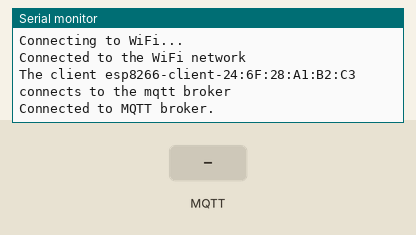
Recording of a sketch running on a simulated ESP8266 (NodeMCU). Parts: the last lines printed to the serial monitor. The inputs (shaded band) are chosen by the test bench. WiFi joins after 1.5 s; servers stay silent unless stated; no MQTT or app messages arrive unless stated.

Above: at 3.2 s.
3.3 s: MQTT message "1" arrives on the first subscribed topic
At 3.8 s:
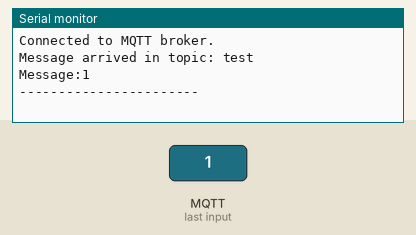
4.8 s: MQTT message "on" arrives on the first subscribed topic
At 6.0 s:
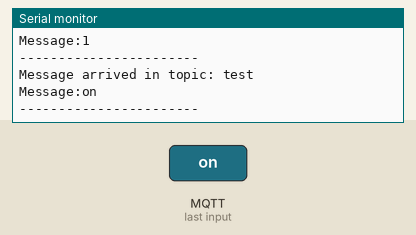
6.3 s: MQTT message "off" arrives on the first subscribed topic
At 7.3 s:
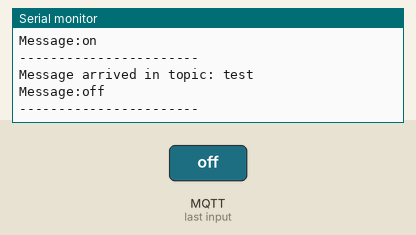

Measured:
- after the input at 3.3 s, the serial monitor: prints a new line at once (image 1)
- after the input at 4.8 s, the serial monitor: prints a new line at once (image 2)
- after the input at 6.3 s, the serial monitor: prints a new line at once (image 3)

The sketch:

ESP8266MQTT.ino
```cpp
#include <ESP8266WiFi.h>
#include <PubSubClient.h>

// WiFi
const char *ssid = "Ramos"; // Enter your WiFi name
const char *password = "2020133038";  // Enter WiFi password

// MQTT Broker
const char *mqtt_broker = "iee6c76f.ala.cn-hangzhou.emqxsl.cn"; // broker address
const char *topic = "test"; // define topic
const char *mqtt_username = "ESP12FTest01"; // username for authentication
const char *mqtt_password = "public"; // password for authentication
const int mqtt_port = 8883; // port of MQTT over TLS/SSL

// init wifi client
WiFiClientSecure espClient;
PubSubClient client(espClient);

/*
  The common fingerprints of EMQX broker, for reference only.
  If you are not using EMQX Cloud Serverless or public EMQX broker,
  you need to calculate the sha1 fingerprint of your server certificate
  and update the 'fingerprint' variable below.
*/
// 1. fingerprint of public emqx broker. Host: broker.emqx.io
//const char* fingerprint = "B6 C6 FF 82 C6 59 09 BB D6 39 80 7F E7 BC 10 C9 19 C8 21 8E";
// 2. fingerprint of EMQX Cloud Serverless. Host: *.emqxsl.com
// const char* fingerprint = "42:AE:D8:A3:42:F1:C4:1F:CD:64:9C:D7:4B:A1:EE:5B:5E:D7:E2:B5";
// 3. fingerprint of EMQX Cloud Serverless. Host: *.emqxsl.cn
 const char* fingerprint = "7E:52:D3:84:48:3C:5A:9F:A4:39:9A:8B:27:01:B1:F8:C6:AD:D4:47";


void setup() {
  Serial.begin(115200);
  WiFi.begin(ssid, password);
  while (WiFi.status() != WL_CONNECTED) {
    delay(1000);
    Serial.println("Connecting to WiFi...");
  }
  Serial.println("Connected to the WiFi network");

  // set fingerprint
  espClient.setFingerprint(fingerprint);
  client.setServer(mqtt_broker, mqtt_port);
  client.setCallback(callback);
  while (!client.connected()) {
    String client_id = "esp8266-client-";
    client_id += String(WiFi.macAddress());
    Serial.printf("The client %s connects to the mqtt broker\n", client_id.c_str());
    if (client.connect(client_id.c_str(), mqtt_username, mqtt_password)) {
        Serial.println("Connected to MQTT broker.");
    } else {
        Serial.print("Failed to connect to MQTT broker, rc=");
        Serial.print(client.state());
        Serial.println(" Retrying in 5 seconds.");
        delay(5000);
    }
  }

    // publish and subscribe
    client.publish(topic, "hello emqx"); // publish message to the topic
    client.subscribe(topic); // subscribe message from the topic
}

void callback(char* topic, byte* payload, unsigned int length) {
    Serial.print("Message arrived in topic: ");
    Serial.println(topic);
    Serial.print("Message:");
    for (int i = 0; i < length; i++) {
        Serial.print((char) payload[i]);
    }
    Serial.println();
    Serial.println("-----------------------");
}

void loop() {
  if (!client.connected()) {
//    reconnect();    //报错了
  }
  client.loop();
}
```
